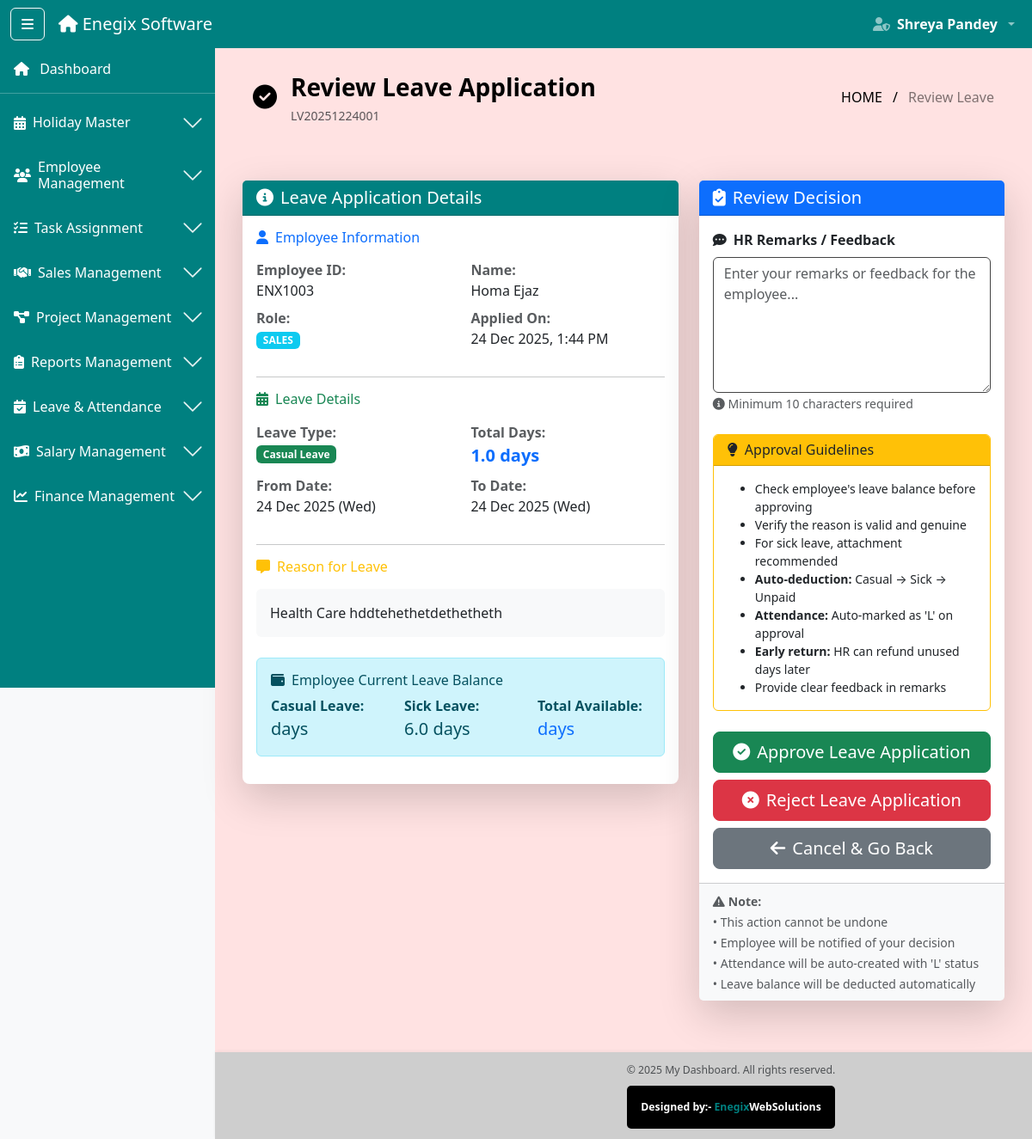
/leave/approve/1/ (signed in), run on the app's committed database.
### software_app/models.py (models this page shows, shortened)
class LeaveApplication(models.Model):
    LEAVE_TYPE_CHOICES = (
        ('casual', 'Casual Leave'),
        ('sick', 'Sick Leave'),
        ('combined', 'Combined Leave'),
    )
    STATUS_CHOICES = (
        ('pending', 'Pending'),
        ('approved', 'Approved'),
        ('rejected', 'Rejected'),
    )
    leave_id = models.CharField(max_length=15, unique=True, editable=False)
    employee = models.ForeignKey(Employee, on_delete=models.CASCADE, related_name='leave_applications')
    employee_id_display = models.CharField(max_length=10)
    employee_name = models.CharField(max_length=100)
    employee_role = models.CharField(max_length=50)
    leave_type = models.CharField(max_length=20, choices=LEAVE_TYPE_CHOICES)
    from_date = models.DateField()
    to_date = models.DateField()
    total_days = models.IntegerField(help_text="Total working days requested")
    casual_days_requested = models.IntegerField(default=0)
    sick_days_requested = models.IntegerField(default=0)
    casual_days_deducted = models.IntegerField(default=0)
    sick_days_deducted = models.IntegerField(default=0)
    unpaid_days = models.IntegerField(default=0)
    reason = models.TextField()
    attachment = models.FileField(upload_to='leave_attachments/', blank=True, null=True)
    status = models.CharField(max_length=20, choices=STATUS_CHOICES, default='pending')
    approved_by_name = models.CharField(max_length=100, blank=True, null=True)
    approved_by_role = models.CharField(max_length=50, blank=True, null=True)
    approval_date = models.DateTimeField(blank=True, null=True)
    hr_remarks = models.TextField(blank=True, null=True)
    applied_date = models.DateTimeField(auto_now_add=True)
    updated_at = models.DateTimeField(auto_now=True)
    is_active = models.BooleanField(default=True)
    days_actually_taken = models.IntegerField(default=0)
    refund_processed = models.BooleanField(default=False)
    class Meta:
        ordering = ['-applied_date']

class EmployeeLeaveBalance(models.Model):
    employee = models.OneToOneField(Employee, on_delete=models.CASCADE, related_name='leave_balance')
    sick_leave_balance = models.DecimalField(
        max_digits=5,
        decimal_places=1,
        default=6.0,
        help_text="Total sick leaves for the year (6 max)"
    )
    casual_leaves_taken_this_month = models.IntegerField(
        default=0,
        help_text="Casual leaves used in current month"
    )
    current_month = models.IntegerField(default=timezone.now().month)
    current_year = models.IntegerField(default=timezone.now().year)
    created_at = models.DateTimeField(auto_now_add=True)
    updated_at = models.DateTimeField(auto_now=True)
    class Meta:
        verbose_name = "Employee Leave Balance"
        verbose_name_plural = "Employee Leave Balances"

### software_app/decorators.py (the view)
        @wraps(view_func)
        def wrapper(request, *args, **kwargs):
            if 'user_id' not in request.session:
                messages.error(request, 'Please login first!')
                return redirect('login')
            user_role = request.session.get('role')
            if user_role not in allowed_roles:
                messages.error(request, 'You do not have permission to access this page!')
                return redirect('dashboard')
            return view_func(request, *args, **kwargs)

### software_app/context_processors.py (called while the page is built)
def user_context(request):
    return {
        'session_user_name': request.session.get('full_name', ''),
        'session_user_role': request.session.get('role', ''),
        'session_user_email': request.session.get('email', ''),
        'is_logged_in': 'user_id' in request.session,
    }

### software_app/views.py (called while the page is built, shortened)
@check_blocked_user
@login_required
@role_required(['hr', 'admin', 'super_admin'])
def approve_reject_leave(request, id):
    leave_app = get_object_or_404(LeaveApplication, id=id)
    return render(request, 'Leave/approve_reject_leave.html', {
        'leave_app': leave_app
    })

### software_app/templates/Leave/approve_reject_leave.html (shortened to what this page needs)
{% extends 'base2.html' %}
{% load static %}
{% block content %}
<div class="ribbon-header d-flex justify-content-between align-items-center px-4 pb-5 mb-3" style="color: black">
  <div class="d-flex align-items-center">
    <i class="fas fa-check-circle me-3 fs-3"></i>
    <div>
      <div class="fw-bold fs-3">Review Leave Application</div>
      <small class="text-muted">{{ leave_app.leave_id }}</small>
    </div>
  </div>
  <div class="breadcrumb-text text-end">
    <span class="text-black">HOME</span>
    <span class="mx-2 text-black">/</span>
    <span class="text-black-50">Review Leave</span>
  </div>
</div>
<div class="container-fluid">
  <div class="row">
    <div class="col-md-7">
      <div class="card shadow-lg border-0 rounded-3 mb-4">
        <div class="card-header table-title-bar text-white">
          <h5 class="mb-0">
            <i class="fas fa-info-circle me-2"></i>Leave Application Details
          </h5>
        </div>
        <div class="card-body">
          <div class="mb-4">
            <h6 class="text-primary mb-3">
              <i class="fas fa-user me-2"></i>Employee Information
            </h6>
            <div class="row">
              <div class="col-md-6 mb-2">
                <strong class="text-muted">Employee ID:</strong>
                <p class="mb-0">{{ leave_app.employee_id_display }}</p>
              </div>
              <div class="col-md-6 mb-2">
                <strong class="text-muted">Name:</strong>
                <p class="mb-0">{{ leave_app.employee_name }}</p>
              </div>
              <div class="col-md-6 mb-2">
                <strong class="text-muted">Role:</strong>
                <p class="mb-0">
                  <span class="badge bg-info">{{ leave_app.employee_role|upper }}</span>
                </p>
              </div>
              <div class="col-md-6 mb-2">
                <strong class="text-muted">Applied On:</strong>
                <p class="mb-0">{{ leave_app.applied_date|date:"d M Y, g:i A" }}</p>
              </div>
            </div>
          </div>
          <hr>
          <div class="mb-4">
            <h6 class="text-success mb-3">
              <i class="fas fa-calendar-alt me-2"></i>Leave Details
            </h6>
            <div class="row">
              <div class="col-md-6 mb-2">
                <strong class="text-muted">Leave Type:</strong>
                <p class="mb-0">
                  {% if leave_app.leave_type == 'casual' %}
                    <span class="badge bg-success">Casual Leave</span>
                  {% elif leave_app.leave_type == 'sick' %}
                    <span class="badge bg-info">Sick Leave</span>
                  {% elif leave_app.leave_type == 'combined' %}
                    <span class="badge bg-warning text-dark">Combined Leave</span>
                  {% else %}
                    <span class="badge bg-secondary">Unpaid Leave</span>
                  {% endif %}
                </p>
              </div>
              <div class="col-md-6 mb-2">
                <strong class="text-muted">Total Days:</strong>
                <p class="mb-0">
                  <strong class="text-primary fs-5">{{ leave_app.total_days|floatformat:1 }} days</strong>
                </p>
              </div>
              <div class="col-md-6 mb-2">
                <strong class="text-muted">From Date:</strong>
                <p class="mb-0">{{ leave_app.from_date|date:"d M Y (D)" }}</p>
              </div>
              <div class="col-md-6 mb-2">
                <strong class="text-muted">To Date:</strong>
                <p class="mb-0">{{ leave_app.to_date|date:"d M Y (D)" }}</p>
              </div>
            </div>
          </div>
          <hr>
          <div class="mb-4">
            <h6 class="text-warning mb-3">
              <i class="fas fa-comment-alt me-2"></i>Reason for Leave
            </h6>
            <div class="p-3 bg-light rounded">
              <p class="mb-0" style="white-space: pre-line;">{{ leave_app.reason }}</p>
            </div>
          </div>
          <div class="alert alert-info">
            <h6 class="alert-heading">
              <i class="fas fa-wallet me-2"></i>Employee Current Leave Balance
            </h6>
            <div class="row">
              <div class="col-md-4">
                <strong>Casual Leave:</strong><br>
                <span class="fs-5">{{ leave_app.employee.leave_balance.casual_leave_balance|floatformat:1 }} days</span>
              </div>
              <div class="col-md-4">
                <strong>Sick Leave:</strong><br>
                <span class="fs-5">{{ leave_app.employee.leave_balance.sick_leave_balance|floatformat:1 }} days</span>
              </div>
              <div class="col-md-4">
                <strong>Total Available:</strong><br>
                <span class="fs-5 text-primary">{{ leave_app.employee.leave_balance.total_leave_balance|floatformat:1 }} days</span>
              </div>
            </div>
          </div>
        </div>
      </div>
    </div>
    <div class="col-md-5">
      <div class="card shadow-lg border-0 rounded-3">
        <div class="card-header bg-primary text-white">
          <h5 class="mb-0">
            <i class="fas fa-clipboard-check me-2"></i>Review Decision
          </h5>
        </div>
        <div class="card-body">
          <form method="POST" id="reviewForm">
            <div class="mb-4">
              <label class="form-label fw-bold">
                <i class="fas fa-comment-dots me-2"></i>HR Remarks / Feedback
              </label>
              <textarea name="hr_remarks" class="form-control" rows="6" placeholder="Enter your remarks or feedback for the employee..." required minlength="10"></textarea>
              <small class="text-muted">
                <i class="fas fa-info-circle"></i> Minimum 10 characters required
              </small>
            </div>
            <div class="card mb-4 border-warning">
              <div class="card-header bg-warning text-dark">
                <h6 class="mb-0">
                  <i class="fas fa-lightbulb me-2"></i>Approval Guidelines
                </h6>
              </div>
              <div class="card-body">
                <ul class="mb-0 small">
                  <li>Check employee's leave balance before approving</li>
                  <li>Verify the reason is valid and genuine</li>
                  <li>For sick leave, attachment recommended</li>
                  <li><strong>Auto-deduction:</strong> Casual → Sick → Unpaid</li>
                  <li><strong>Attendance:</strong> Auto-marked as 'L' on approval</li>
                  <li><strong>Early return:</strong> HR can refund unused days later</li>
                  <li>Provide clear feedback in remarks</li>
                </ul>
              </div>
            </div>
            <div class="d-grid gap-2">
              <button type="submit" name="action" value="approve" class="btn btn-success btn-lg" onclick="return confirmAction('approve')">
                <i class="fas fa-check-circle me-2"></i>Approve Leave Application
              </button>
              <button type="submit" name="action" value="reject" class="btn btn-danger btn-lg" onclick="return confirmAction('reject')">
                <i class="fas fa-times-circle me-2"></i>Reject Leave Application
              </button>
              <a href="{% url 'pending_leave_requests' %}" class="btn btn-secondary btn-lg">
                <i class="fas fa-arrow-left me-2"></i>Cancel & Go Back
              </a>
            </div>
          </form>
        </div>
        <div class="card-footer bg-light">
          <small class="text-muted">
            <strong><i class="fas fa-exclamation-triangle me-1"></i>Note:</strong><br>
            • This action cannot be undone<br>
            • Employee will be notified of your decision<br>
            • Attendance will be auto-created with 'L' status<br>
            • Leave balance will be deducted automatically
          </small>
        </div>
      </div>
    </div>
  </div>
</div>
{% endblock %}

### software_app/static/css/style.css (style rules this page uses)
body { min-height: 100vh; background-color: #f8f9fa; transition: margin-left 0.3s ease; display: flex; flex-direction: column; }
html, body { overflow-x: hidden; width: 100%; }
.table-title-bar { background-color:#008080; }

### software_app/templates/Leave/approve_reject_leave.html (style rules this page uses)
.form-control { border: 1.5px solid #444 !important; }

### data on the page
LeaveApplication: leave_id "LV20251224001", employee_id_display "ENX1003", employee_name "Homa Ejaz", employee_role "SALES", applied_date "24 Dec 2025, 1:44 PM", total_days "1.0", from_date "24 Dec 2025 (Wed)", to_date "24 Dec 2025 (Wed)", reason "Health Care hddtehethetdethetheth", employee.leave_balance.sick_leave_balance "6.0"

### other printed values
{{ request.session.full_name }} "Shreya Pandey"
